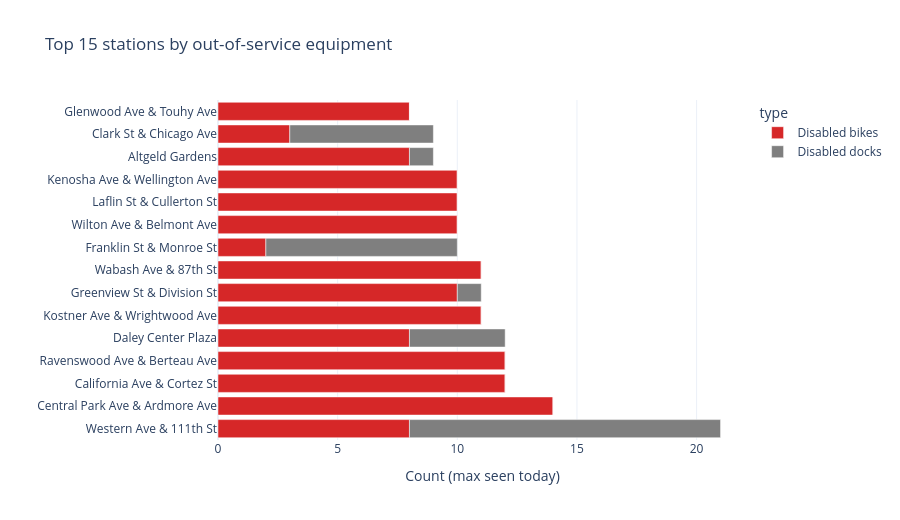

Notebook cell for this chart:
### Markdown cell above
## Maintenance: disabled bikes and docks

### Code cell
maint = q("""
SELECT name, max(num_bikes_disabled) AS bikes_disabled, max(num_docks_disabled) AS docks_disabled
FROM bike_db.v_station_health
WHERE dt = '{today}' AND {real}
GROUP BY name
HAVING max(num_bikes_disabled) + max(num_docks_disabled) > 0
ORDER BY max(num_bikes_disabled) + max(num_docks_disabled) DESC
LIMIT 15
""", "maintenance")

long = maint.melt("name", var_name="type", value_name="count")
long["type"] = long["type"].map({"bikes_disabled": "Disabled bikes", "docks_disabled": "Disabled docks"})
fig = px.bar(long, x="count", y="name", color="type", orientation="h", template=TEMPLATE, height=520,
             category_orders={"name": maint["name"].tolist()[::-1]},
             color_discrete_map={"Disabled bikes": "#d62728", "Disabled docks": "#7f7f7f"},
             labels={"count": "Count (max seen today)", "name": ""}, title="Top 15 stations by out-of-service equipment")
fig.show()

### Figure 1 — Plotly figure (JSON) as saved in the notebook; plotly's stock layout.template omitted (floating-point values rounded to 4 significant figures)
{"data": [{"hovertemplate": "type=Disabled bikes<br>Count (max seen today)=%{x}<br>=%{y}<extra></extra>", "legendgroup": "Disabled bikes", "marker": {"color": "#d62728", "pattern": {"shape": ""}}, "name": "Disabled bikes", "orientation": "h", "showlegend": true, "textposition": "auto", "type": "bar", "x": [8, 14, 12, 12, 8, 11, 10, 11, 2, 10, 10, 10, 8, 3, 8], "xaxis": "x", "y": ["Western Ave & 111th St", "Central Park Ave & Ardmore Ave", "California Ave & Cortez St", "Ravenswood Ave & Berteau Ave", "Daley Center Plaza", "Kostner Ave & Wrightwood Ave", "Greenview St & Division St", "Wabash Ave & 87th St", "Franklin St & Monroe St", "Wilton Ave & Belmont Ave", "Laflin St & Cullerton St", "Kenosha Ave & Wellington Ave", "Altgeld Gardens", "Clark St & Chicago Ave", "Glenwood Ave & Touhy Ave"], "yaxis": "y"}, {"hovertemplate": "type=Disabled docks<br>Count (max seen today)=%{x}<br>=%{y}<extra></extra>", "legendgroup": "Disabled docks", "marker": {"color": "#7f7f7f", "pattern": {"shape": ""}}, "name": "Disabled docks", "orientation": "h", "showlegend": true, "textposition": "auto", "type": "bar", "x": [13, 0, 0, 0, 4, 0, 1, 0, 8, 0, 0, 0, 1, 6, 0], "xaxis": "x", "y": ["Western Ave & 111th St", "Central Park Ave & Ardmore Ave", "California Ave & Cortez St", "Ravenswood Ave & Berteau Ave", "Daley Center Plaza", "Kostner Ave & Wrightwood Ave", "Greenview St & Division St", "Wabash Ave & 87th St", "Franklin St & Monroe St", "Wilton Ave & Belmont Ave", "Laflin St & Cullerton St", "Kenosha Ave & Wellington Ave", "Altgeld Gardens", "Clark St & Chicago Ave", "Glenwood Ave & Touhy Ave"], "yaxis": "y"}], "layout": {"barmode": "relative", "height": 520, "legend": {"title": {"text": "type"}, "tracegroupgap": 0}, "title": {"text": "Top 15 stations by out-of-service equipment"}, "xaxis": {"anchor": "y", "domain": [0, 1], "title": {"text": "Count (max seen today)"}}, "yaxis": {"anchor": "x", "categoryarray": ["Western Ave & 111th St", "Central Park Ave & Ardmore Ave", "California Ave & Cortez St", "Ravenswood Ave & Berteau Ave", "Daley Center Plaza", "Kostner Ave & Wrightwood Ave", "Greenview St & Division St", "Wabash Ave & 87th St", "Franklin St & Monroe St", "Wilton Ave & Belmont Ave", "Laflin St & Cullerton St", "Kenosha Ave & Wellington Ave", "Altgeld Gardens", "Clark St & Chicago Ave", "Glenwood Ave & Touhy Ave"], "categoryorder": "array", "domain": [0, 1], "title": {"text": ""}}}}
